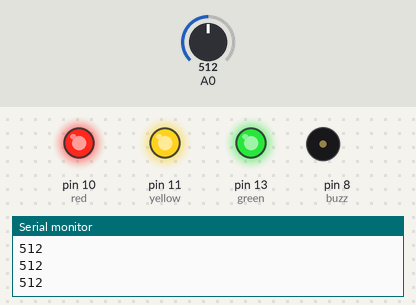
A sketch run on a simulated Arduino Uno, built with avr-gcc and run on an emulated ATmega328P. Parts: output pins drawn as LEDs (lit = HIGH), buzzer (waves = sounding), the last lines printed to the serial monitor. Inputs (shaded band) come from the test bench; at power-on: A0 = 512.

Above: at 1.2 s.
1.3 s: A0 set to 128
4.3 s: A0 set to 110
At 5.6 s:
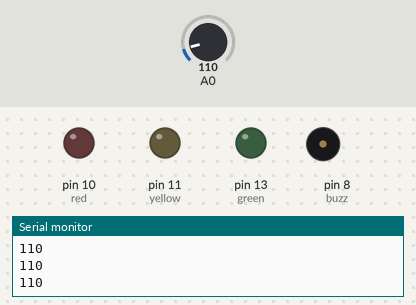
5.9 s: A0 set to 122
At 6.15 s:
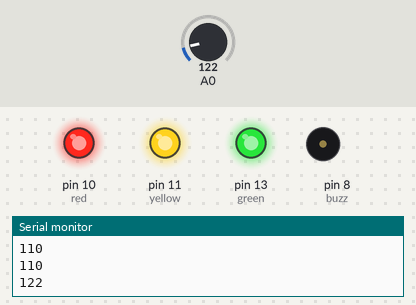
8.9 s: A0 set to 0
At 9.6 s:
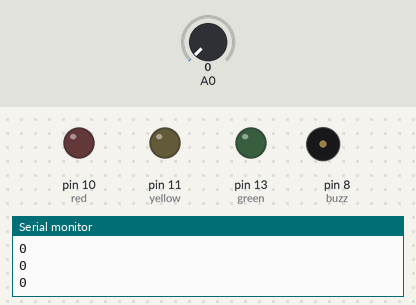
10.5 s: A0 set to 130
At 10.75 s:
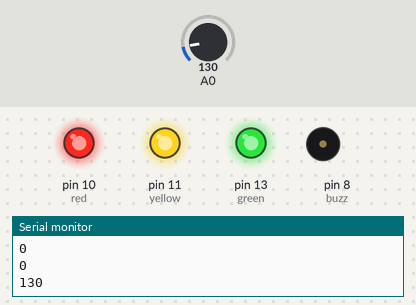
Timing chart, 0 to 14.5 s (numbered marks = the images above; inputs shaded):
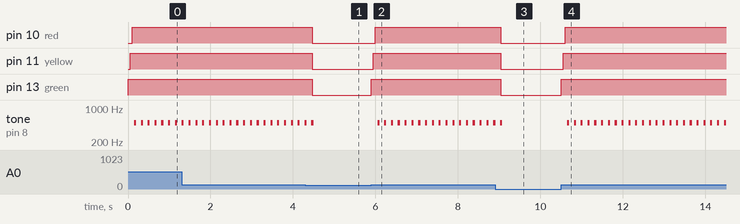

Measured:
- the behaviour switches between 121 and 120 on A0 (found by bisection; images 0 and 1)
- after the input at 4.3 s, pin 10 (red), pin 11 (yellow), pin 13 (green): HIGH → LOW after 0.16 s; tone on pin 8 (buzz): goes on until 4.5 s, then stays silent
- after the input at 5.9 s, pin 10 (red): LOW → HIGH after 0.10 s; pin 11 (yellow): LOW → HIGH after 0.05 s; pin 13 (green): LOW → HIGH at once; tone on pin 8 (buzz): alternates 500 Hz for 0.05 s and silent for 0.12 s, starting after 0.15 s
- after the input at 8.9 s, pin 10 (red), pin 11 (yellow), pin 13 (green): HIGH → LOW after 0.14 s; tone on pin 8 (buzz): goes on until 9.1 s, then stays silent
- after the input at 10.5 s, pin 10 (red): LOW → HIGH after 0.10 s; pin 11 (yellow): LOW → HIGH after 0.05 s; pin 13 (green): LOW → HIGH at once; tone on pin 8 (buzz): alternates 500 Hz for 0.05 s and silent for 0.12 s, starting after 0.15 s
- by itself, tone on pin 8 (buzz): alternates 500 Hz for 0.05 s and silent for 0.12 s

The sketch:

sketch_apr28a.ino
```cpp
const int green = 13;
const int yellow = 11;
const int red = 10;
const int buzz = 8;

void setup() {
  // put your setup code here, to run once:
  Serial.begin(9600);

}

void loop() {
  // put your main code here, to run repeatedly:
  int sensorValue = analogRead(A0);
  if (sensorValue>120){
    pinMode(green,OUTPUT);
    digitalWrite(green,HIGH);
    delay(50);

    pinMode(yellow,OUTPUT);
    digitalWrite(yellow,HIGH);
    delay(50);

    pinMode(red,OUTPUT);
    digitalWrite(red,HIGH);
    delay(50);

    tone(buzz,500,50);
    delay(10);
  }else{
    digitalWrite(green, LOW);
    digitalWrite(yellow, LOW);
    digitalWrite(red, LOW);
  }
  Serial.println(sensorValue);
  delay(5);

}
```
